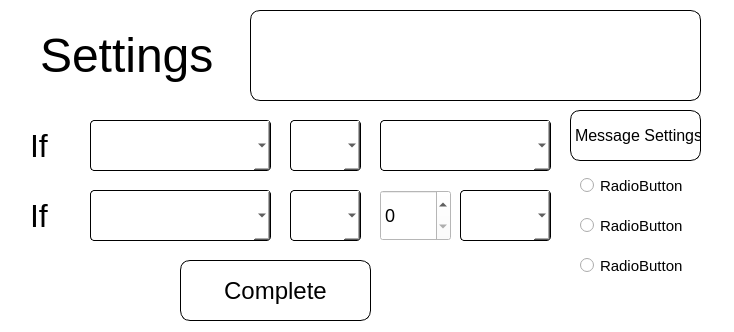
<?xml version="1.0" encoding="UTF-8"?>
<ui version="4.0">
 <class>SettingsWindow</class>
 <widget class="QDialog" name="SettingsWindow">
  <property name="geometry">
   <rect>
    <x>0</x>
    <y>0</y>
    <width>734</width>
    <height>332</height>
   </rect>
  </property>
  <property name="windowTitle">
   <string>Dialog</string>
  </property>
  <property name="styleSheet">
   <string notr="true">background-color: white;</string>
  </property>
  <widget class="QLabel" name="LabelSettings">
   <property name="geometry">
    <rect>
     <x>40</x>
     <y>20</y>
     <width>181</width>
     <height>71</height>
    </rect>
   </property>
   <property name="toolTip">
    <string>&lt;html&gt;&lt;head/&gt;&lt;body&gt;&lt;p&gt;&lt;span style=&quot; font-size:36pt;&quot;&gt;Settings&lt;/span&gt;&lt;/p&gt;&lt;p&gt;&lt;br/&gt;&lt;/p&gt;&lt;/body&gt;&lt;/html&gt;</string>
   </property>
   <property name="styleSheet">
    <string notr="true">font-size: 48px;</string>
   </property>
   <property name="text">
    <string>Settings</string>
   </property>
  </widget>
  <widget class="QLabel" name="LabelPixmap">
   <property name="geometry">
    <rect>
     <x>250</x>
     <y>10</y>
     <width>451</width>
     <height>91</height>
    </rect>
   </property>
   <property name="styleSheet">
    <string notr="true">border: 1px solid black;
border-radius: 10px;</string>
   </property>
   <property name="text">
    <string/>
   </property>
  </widget>
  <widget class="QComboBox" name="comboBox">
   <property name="geometry">
    <rect>
     <x>90</x>
     <y>120</y>
     <width>181</width>
     <height>51</height>
    </rect>
   </property>
   <property name="styleSheet">
    <string notr="true">background-color: white;
border-radius: 4px;
font-size: 18px;
border: 1px solid black;</string>
   </property>
  </widget>
  <widget class="QComboBox" name="comboBox_2">
   <property name="geometry">
    <rect>
     <x>380</x>
     <y>120</y>
     <width>171</width>
     <height>51</height>
    </rect>
   </property>
   <property name="styleSheet">
    <string notr="true">background-color: white;
border-radius: 4px;
font-size: 18px;
border: 1px solid black;</string>
   </property>
  </widget>
  <widget class="QComboBox" name="comboBox_3">
   <property name="geometry">
    <rect>
     <x>290</x>
     <y>120</y>
     <width>71</width>
     <height>51</height>
    </rect>
   </property>
   <property name="styleSheet">
    <string notr="true">background-color: white;
border-radius: 4px;
font-size: 18px;
border: 1px solid black;</string>
   </property>
  </widget>
  <widget class="QComboBox" name="comboBox_4">
   <property name="geometry">
    <rect>
     <x>90</x>
     <y>190</y>
     <width>181</width>
     <height>51</height>
    </rect>
   </property>
   <property name="styleSheet">
    <string notr="true">background-color: white;
border-radius: 4px;
font-size: 18px;
border: 1px solid black;</string>
   </property>
  </widget>
  <widget class="QComboBox" name="comboBox_6">
   <property name="geometry">
    <rect>
     <x>290</x>
     <y>190</y>
     <width>71</width>
     <height>51</height>
    </rect>
   </property>
   <property name="styleSheet">
    <string notr="true">background-color: white;
border-radius: 4px;
font-size: 18px;
border: 1px solid black;</string>
   </property>
  </widget>
  <widget class="QSpinBox" name="spinBox">
   <property name="geometry">
    <rect>
     <x>380</x>
     <y>190</y>
     <width>71</width>
     <height>51</height>
    </rect>
   </property>
   <property name="styleSheet">
    <string notr="true">font-size: 18px;</string>
   </property>
  </widget>
  <widget class="QLabel" name="label">
   <property name="geometry">
    <rect>
     <x>30</x>
     <y>120</y>
     <width>41</width>
     <height>51</height>
    </rect>
   </property>
   <property name="styleSheet">
    <string notr="true">font-size: 32px;</string>
   </property>
   <property name="text">
    <string>If</string>
   </property>
  </widget>
  <widget class="QLabel" name="label_2">
   <property name="geometry">
    <rect>
     <x>30</x>
     <y>190</y>
     <width>41</width>
     <height>51</height>
    </rect>
   </property>
   <property name="styleSheet">
    <string notr="true">font-size: 32px;</string>
   </property>
   <property name="text">
    <string>If</string>
   </property>
  </widget>
  <widget class="QPushButton" name="pushButton">
   <property name="geometry">
    <rect>
     <x>180</x>
     <y>260</y>
     <width>191</width>
     <height>61</height>
    </rect>
   </property>
   <property name="styleSheet">
    <string notr="true">font-size: 24px;
border-radius: 10px;
border: 1px solid black;</string>
   </property>
   <property name="text">
    <string>Complete</string>
   </property>
  </widget>
  <widget class="QRadioButton" name="radioButton">
   <property name="geometry">
    <rect>
     <x>580</x>
     <y>170</y>
     <width>111</width>
     <height>31</height>
    </rect>
   </property>
   <property name="styleSheet">
    <string notr="true">font-size: 15px;</string>
   </property>
   <property name="text">
    <string>RadioButton</string>
   </property>
  </widget>
  <widget class="QRadioButton" name="radioButton_2">
   <property name="geometry">
    <rect>
     <x>580</x>
     <y>210</y>
     <width>111</width>
     <height>31</height>
    </rect>
   </property>
   <property name="styleSheet">
    <string notr="true">font-size: 15px;</string>
   </property>
   <property name="text">
    <string>RadioButton</string>
   </property>
  </widget>
  <widget class="QRadioButton" name="radioButton_3">
   <property name="geometry">
    <rect>
     <x>580</x>
     <y>250</y>
     <width>111</width>
     <height>31</height>
    </rect>
   </property>
   <property name="styleSheet">
    <string notr="true">font-size: 15px;</string>
   </property>
   <property name="text">
    <string>RadioButton</string>
   </property>
  </widget>
  <widget class="QLabel" name="label_3">
   <property name="geometry">
    <rect>
     <x>570</x>
     <y>110</y>
     <width>131</width>
     <height>51</height>
    </rect>
   </property>
   <property name="styleSheet">
    <string notr="true">border: 1px solid black;
border-radius: 10px;
font-size: 16px;</string>
   </property>
   <property name="text">
    <string>&lt;html&gt;&lt;head/&gt;&lt;body&gt;&lt;p align=&quot;center&quot;&gt;Message Settings&lt;/p&gt;&lt;/body&gt;&lt;/html&gt;</string>
   </property>
  </widget>
  <widget class="QComboBox" name="comboBox_5">
   <property name="geometry">
    <rect>
     <x>460</x>
     <y>190</y>
     <width>91</width>
     <height>51</height>
    </rect>
   </property>
   <property name="styleSheet">
    <string notr="true">background-color: white;
border-radius: 4px;
font-size: 18px;
border: 1px solid black;</string>
   </property>
  </widget>
 </widget>
 <resources/>
 <connections/>
</ui>
